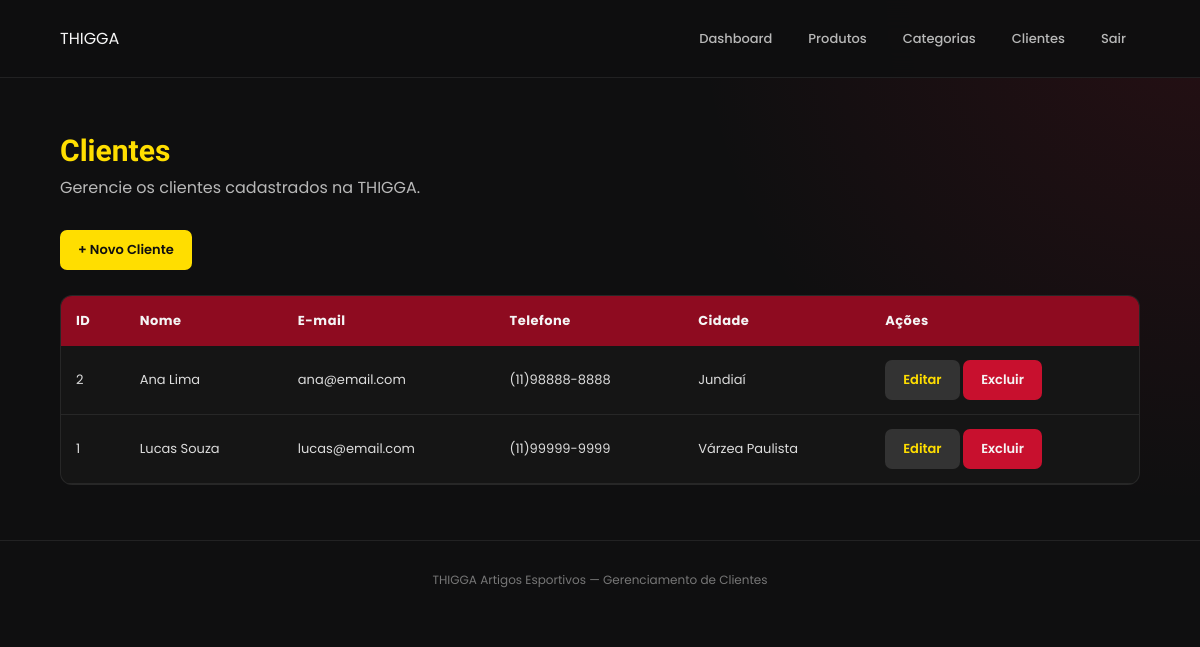
/admin/clientes/listar.php (signed in), run on an earlier commit of the app's database.
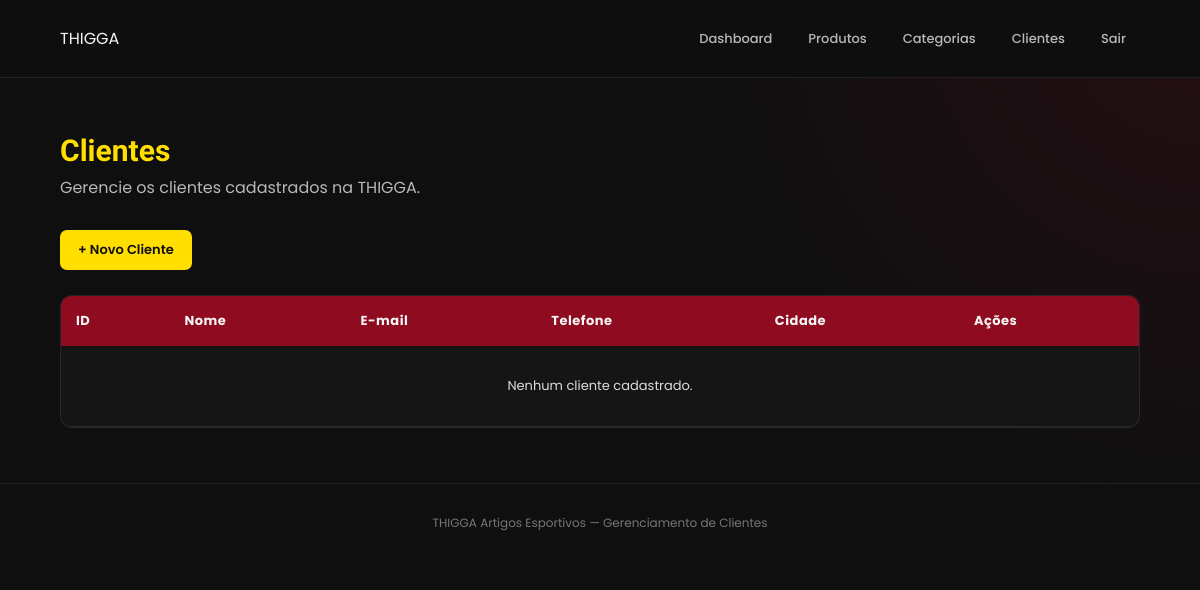
And on a later commit of the database.
### tables this page shows
CREATE TABLE IF NOT EXISTS clientes (

    id INT AUTO_INCREMENT PRIMARY KEY,

    nome VARCHAR(100) NOT NULL,

    email VARCHAR(150) NOT NULL UNIQUE,

    senha VARCHAR(255) NOT NULL,

    telefone VARCHAR(30),

    cidade VARCHAR(100),

    endereco VARCHAR(255)

);

### admin/clientes/listar.php (the view, shortened to what this page needs)
<?php
require_once "../../config/conexao.php";
$sql = "
    SELECT
        id,
        nome,
        email,
        telefone,
        cidade
    FROM clientes
    ORDER BY id DESC
";
$stmt = $pdo->query($sql);
$clientes = $stmt->fetchAll(PDO::FETCH_ASSOC);
?>
<!DOCTYPE html>
<html lang="pt-BR">
<head>
    <link
        rel="stylesheet"
        href="../../assets/css/admin.css"
    >
</head>
<body>
<header class="admin-header">
    <div class="admin-logo">
        THIGGA
    </div>
    <nav class="admin-menu">
        <a href="../dashboard.php">
            Dashboard
        </a>
        <a href="../produtos/listar.php">
            Produtos
        </a>
        <a href="../categorias/listar.php">
            Categorias
        </a>
        <a href="listar.php">
            Clientes
        </a>
        <a href="../logout.php">
            Sair
        </a>
    </nav>
</header>
<main class="admin-container">
    <div class="admin-titulo">
        <h1>
            Clientes
        </h1>
        <p>
            Gerencie os clientes cadastrados na THIGGA.
        </p>
    </div>
    <div style="margin-bottom:25px;">
        <a
            href="novo.php"
            class="btn-admin btn-novo"
        >
            + Novo Cliente
        </a>
    </div>
    <div class="tabela-container">
        <table class="tabela">
            <thead>
                <tr>
                    <th>
                        ID
                    </th>
                    <th>
                        Nome
                    </th>
                    <th>
                        E-mail
                    </th>
                    <th>
                        Telefone
                    </th>
                    <th>
                        Cidade
                    </th>
                    <th>
                        Ações
                    </th>
                </tr>
            </thead>
            <tbody>
                <?php if (count($clientes) > 0): ?>
                    <?php foreach ($clientes as $cliente): ?>
                        <tr>
                            <td>
                                <?php
                                echo $cliente["id"];
                                ?>
                            </td>
                            <td>
                                <?php
                                echo htmlspecialchars(
                                    $cliente["nome"]
                                );
                                ?>
                            </td>
                            <td>
                                <?php
                                echo htmlspecialchars(
                                    $cliente["email"]
                                );
                                ?>
                            </td>
                            <td>
                                <?php
                                echo htmlspecialchars(
                                    $cliente["telefone"]
                                    ?? "-"
                                );
                                ?>
                            </td>
                            <td>
                                <?php
                                echo htmlspecialchars(
                                    $cliente["cidade"]
                                    ?? "-"
                                );
                                ?>
                            </td>
                            <td>
                                <a
                                    href="editar.php?id=<?php echo $cliente['id']; ?>"
                                    class="btn-admin btn-editar"
                                >
                                    Editar
                                </a>
                                <a
                                    href="excluir.php?id=<?php echo $cliente['id']; ?>"
                                    class="btn-admin btn-excluir"
                                >
                                    Excluir
                                </a>
                            </td>
                        </tr>
                    <?php endforeach; ?>
                <?php else: ?>
                    <tr>
                        <td
                            colspan="6"
                            style="
                                text-align:center;
                                padding:30px;
                            "
                        >
                            Nenhum cliente cadastrado.
                        </td>
                    </tr>
                <?php endif; ?>
            </tbody>
        </table>
    </div>
</main>
<footer class="admin-footer">
    THIGGA Artigos Esportivos —
    Gerenciamento de Clientes
</footer>
</body>
</html>

What changed in the data, as far as the page shows it:
removed clientes: id "2", nome "Ana Lima", email "ana@email.com", telefone "(11)98888-8888", cidade "Jundiaí"
removed clientes: id "1", nome "Lucas Souza", email "lucas@email.com", telefone "(11)99999-9999", cidade "Várzea Paulista"
Also different on the page:
text now shown: "Nenhum cliente cadastrado."
